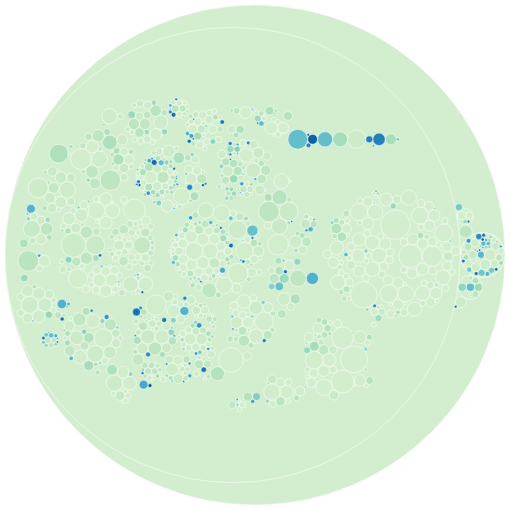

Notebook code cell kept with this figure:
### Code cell
code_ages = ages.query("path.str.endswith('.py') | path.str.endswith('.c')")
desc = cm.vega.vis_ages(code_ages, height=500, width=500)
Vega(desc)

### Figure 1 — Vega specification as saved in the notebook (floating-point values rounded to 4 significant figures; data arrays with more than 128 entries replaced by an {"elided": "..."} marker saying what was removed)
{"$schema": "https://vega.github.io/schema/vega/v4.json", "autosize": "none", "data": [{"name": "tree", "transform": [{"key": "id", "parentKey": "parent", "type": "stratify"}, {"field": "size", "size": [{"signal": "width"}, {"signal": "height"}], "sort": {"field": "value", "order": "descending"}, "type": "pack"}], "values": {"elided": "1254 records"}}], "height": 500, "marks": [{"encode": {"enter": {"fill": {"field": "intensity", "scale": "color"}, "shape": {"value": "circle"}, "tooltip": {"signal": "datum.path + (datum.intensity ? ', ' + datum.intensity + ' days' : '') + (datum.size ? ', ' + datum.size + ' loc' : '')"}}, "hover": {"stroke": {"value": "black"}, "strokeWidth": {"value": 2}}, "update": {"size": {"signal": "4 * datum.r * datum.r"}, "stroke": {"value": "white"}, "strokeWidth": {"value": 0.5}, "x": {"field": "x"}, "y": {"field": "y"}}}, "from": {"data": "tree"}, "type": "symbol"}], "padding": 5, "scales": [{"domain": {"data": "tree", "field": "intensity"}, "domainMin": 0, "name": "color", "range": {"scheme": "greenblue"}, "type": "linear"}], "width": 500}
